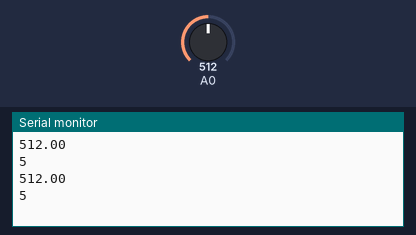
This sketch was run on a simulated Arduino Uno, built for the host (arithmetic inside an expression is 32-bit, double 64-bit). On the bench: the last lines printed to the serial monitor. The inputs (shaded band) are chosen by the test bench; at power-on: A0 = 512.

Above: at 1.8 s.
1.9 s: A0 set to 716
At 2.8 s:
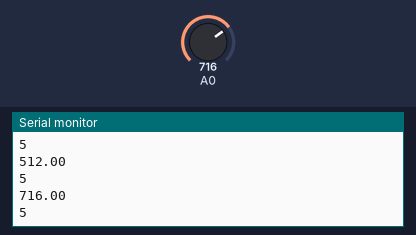
3.4 s: A0 set to 900
At 4.8 s:
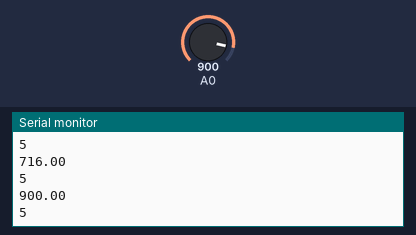
Timing chart, 0 to 6.4 s (numbered marks = the images above; inputs shaded):
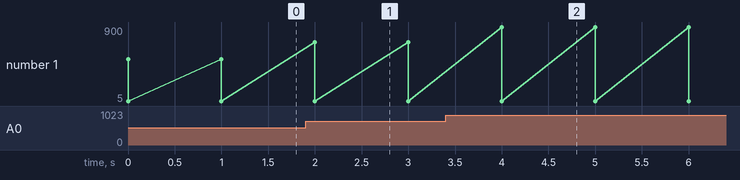

The sketch:

serkom_arduino.ino
```cpp
#include <SoftwareSerial.h>

SoftwareSerial SerialWe (2,3); //tx,rx
SoftwareSerial SerialOne (2,3);
float c;
void setup() {
  // put your setup code here, to run once:
Serial.begin(9600);
SerialWe.begin(9600);
SerialOne.begin(9600);
pinMode(A0,INPUT);
}

void loop() {
  // put your main code here, to run repeatedly:
  float tegangan_analog;
  float VRL;
  SerialWe.available();
  tegangan_analog = analogRead(A0);
//  VRL = tegangan_analog*(5/1023);
  SerialWe.write(tegangan_analog);
  Serial.println(tegangan_analog);

  SerialOne.write(5);
  Serial.println(5);
  delay(1000);
//  if(SerialWe.available()){
//  c = SerialWe.read();
//  Serial.println(c);
//  delay(1000);
//  }
}
```

Measured:
- after the input at 1.9 s, the serial monitor: prints a new line after 0.10 s (image 1)
- after the input at 3.4 s, the serial monitor: prints a new line after 0.60 s (image 2)
